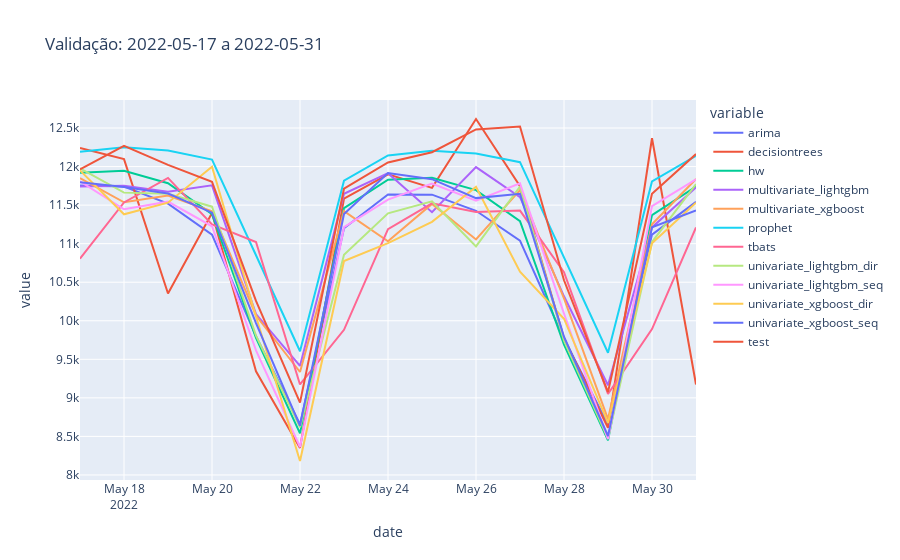

The notebook cell this image was saved under:
### Code cell
# plot using plotly express
df3 = df2.reset_index().melt(id_vars = "date")
px.line(df3, x = "date", y = "value", color= "variable", title=f"Validação: {date_init} a {date_end}")

### Figure 1 — Plotly figure (JSON) as saved in the notebook; plotly's stock layout.template omitted (floating-point values rounded to 4 significant figures)
{"data": [{"hovertemplate": "variable=arima<br>date=%{x}<br>value=%{y}<extra></extra>", "legendgroup": "arima", "line": {"color": "#636efa", "dash": "solid"}, "marker": {"symbol": "circle"}, "mode": "lines", "name": "arima", "orientation": "v", "showlegend": true, "type": "scatter", "x": ["2022-05-17", "2022-05-18", "2022-05-19", "2022-05-20", "2022-05-21", "2022-05-22", "2022-05-23", "2022-05-24", "2022-05-25", "2022-05-26", "2022-05-27", "2022-05-28", "2022-05-29", "2022-05-30", "2022-05-31"], "xaxis": "x", "y": [11750.0, 11740.0, 11520.0, 11120.0, 9799.0, 8657.0, 11200.0, 11640.0, 11640.0, 11430.0, 11040.0, 9763.0, 8655.0, 11120.0, 11540.0], "yaxis": "y"}, {"hovertemplate": "variable=decisiontrees<br>date=%{x}<br>value=%{y}<extra></extra>", "legendgroup": "decisiontrees", "line": {"color": "#EF553B", "dash": "solid"}, "marker": {"symbol": "circle"}, "mode": "lines", "name": "decisiontrees", "orientation": "v", "showlegend": true, "type": "scatter", "x": ["2022-05-17", "2022-05-18", "2022-05-19", "2022-05-20", "2022-05-21", "2022-05-22", "2022-05-23", "2022-05-24", "2022-05-25", "2022-05-26", "2022-05-27", "2022-05-28", "2022-05-29", "2022-05-30", "2022-05-31"], "xaxis": "x", "y": [12240.0, 12100.0, 10350.0, 11400.0, 9344.0, 8350.0, 11580.0, 11900.0, 11720.0, 12620.0, 11740.0, 9773.0, 8612.0, 12370.0, 9173.0], "yaxis": "y"}, {"hovertemplate": "variable=hw<br>date=%{x}<br>value=%{y}<extra></extra>", "legendgroup": "hw", "line": {"color": "#00cc96", "dash": "solid"}, "marker": {"symbol": "circle"}, "mode": "lines", "name": "hw", "orientation": "v", "showlegend": true, "type": "scatter", "x": ["2022-05-17", "2022-05-18", "2022-05-19", "2022-05-20", "2022-05-21", "2022-05-22", "2022-05-23", "2022-05-24", "2022-05-25", "2022-05-26", "2022-05-27", "2022-05-28", "2022-05-29", "2022-05-30", "2022-05-31"], "xaxis": "x", "y": [11920.0, 11950.0, 11780.0, 11380.0, 9779.0, 8539.0, 11460.0, 11830.0, 11860.0, 11690.0, 11290.0, 9689.0, 8449.0, 11370.0, 11740.0], "yaxis": "y"}, {"hovertemplate": "variable=multivariate_lightgbm<br>date=%{x}<br>value=%{y}<extra></extra>", "legendgroup": "multivariate_lightgbm", "line": {"color": "#ab63fa", "dash": "solid"}, "marker": {"symbol": "circle"}, "mode": "lines", "name": "multivariate_lightgbm", "orientation": "v", "showlegend": true, "type": "scatter", "x": ["2022-05-17", "2022-05-18", "2022-05-19", "2022-05-20", "2022-05-21", "2022-05-22", "2022-05-23", "2022-05-24", "2022-05-25", "2022-05-26", "2022-05-27", "2022-05-28", "2022-05-29", "2022-05-30", "2022-05-31"], "xaxis": "x", "y": [11740.0, 11750.0, 11670.0, 11760.0, 10090.0, 9414.0, 11650.0, 11910.0, 11410.0, 11990.0, 11600.0, 10320.0, 9164.0, 11210.0, 11730.0], "yaxis": "y"}, {"hovertemplate": "variable=multivariate_xgboost<br>date=%{x}<br>value=%{y}<extra></extra>", "legendgroup": "multivariate_xgboost", "line": {"color": "#FFA15A", "dash": "solid"}, "marker": {"symbol": "circle"}, "mode": "lines", "name": "multivariate_xgboost", "orientation": "v", "showlegend": true, "type": "scatter", "x": ["2022-05-17", "2022-05-18", "2022-05-19", "2022-05-20", "2022-05-21", "2022-05-22", "2022-05-23", "2022-05-24", "2022-05-25", "2022-05-26", "2022-05-27", "2022-05-28", "2022-05-29", "2022-05-30", "2022-05-31"], "xaxis": "x", "y": [11850.0, 11540.0, 11630.0, 11420.0, 10070.0, 9335.0, 11420.0, 11030.0, 11520.0, 11050.0, 11690.0, 10290.0, 8725.0, 11250.0, 11840.0], "yaxis": "y"}, {"hovertemplate": "variable=prophet<br>date=%{x}<br>value=%{y}<extra></extra>", "legendgroup": "prophet", "line": {"color": "#19d3f3", "dash": "solid"}, "marker": {"symbol": "circle"}, "mode": "lines", "name": "prophet", "orientation": "v", "showlegend": true, "type": "scatter", "x": ["2022-05-17", "2022-05-18", "2022-05-19", "2022-05-20", "2022-05-21", "2022-05-22", "2022-05-23", "2022-05-24", "2022-05-25", "2022-05-26", "2022-05-27", "2022-05-28", "2022-05-29", "2022-05-30", "2022-05-31"], "xaxis": "x", "y": [12190.0, 12250.0, 12210.0, 12090.0, 10850.0, 9604.0, 11820.0, 12140.0, 12210.0, 12170.0, 12060.0, 10820.0, 9585.0, 11810.0, 12140.0], "yaxis": "y"}, {"hovertemplate": "variable=tbats<br>date=%{x}<br>value=%{y}<extra></extra>", "legendgroup": "tbats", "line": {"color": "#FF6692", "dash": "solid"}, "marker": {"symbol": "circle"}, "mode": "lines", "name": "tbats", "orientation": "v", "showlegend": true, "type": "scatter", "x": ["2022-05-17", "2022-05-18", "2022-05-19", "2022-05-20", "2022-05-21", "2022-05-22", "2022-05-23", "2022-05-24", "2022-05-25", "2022-05-26", "2022-05-27", "2022-05-28", "2022-05-29", "2022-05-30", "2022-05-31"], "xaxis": "x", "y": [10810.0, 11530.0, 11850.0, 11250.0, 11020.0, 9174.0, 9882.0, 11190.0, 11520.0, 11410.0, 11430.0, 10630.0, 9051.0, 9893.0, 11210.0], "yaxis": "y"}, {"hovertemplate": "variable=univariate_lightgbm_dir<br>date=%{x}<br>value=%{y}<extra></extra>", "legendgroup": "univariate_lightgbm_dir", "line": {"color": "#B6E880", "dash": "solid"}, "marker": {"symbol": "circle"}, "mode": "lines", "name": "univariate_lightgbm_dir", "orientation": "v", "showlegend": true, "type": "scatter", "x": ["2022-05-17", "2022-05-18", "2022-05-19", "2022-05-20", "2022-05-21", "2022-05-22", "2022-05-23", "2022-05-24", "2022-05-25", "2022-05-26", "2022-05-27", "2022-05-28", "2022-05-29", "2022-05-30", "2022-05-31"], "xaxis": "x", "y": [11980.0, 11660.0, 11650.0, 11480.0, 9808.0, 8618.0, 10860.0, 11390.0, 11550.0, 10960.0, 11740.0, 9743.0, 8471.0, 11020.0, 11770.0], "yaxis": "y"}, {"hovertemplate": "variable=univariate_lightgbm_seq<br>date=%{x}<br>value=%{y}<extra></extra>", "legendgroup": "univariate_lightgbm_seq", "line": {"color": "#FF97FF", "dash": "solid"}, "marker": {"symbol": "circle"}, "mode": "lines", "name": "univariate_lightgbm_seq", "orientation": "v", "showlegend": true, "type": "scatter", "x": ["2022-05-17", "2022-05-18", "2022-05-19", "2022-05-20", "2022-05-21", "2022-05-22", "2022-05-23", "2022-05-24", "2022-05-25", "2022-05-26", "2022-05-27", "2022-05-28", "2022-05-29", "2022-05-30", "2022-05-31"], "xaxis": "x", "y": [11810.0, 11450.0, 11550.0, 11230.0, 9615.0, 8363.0, 11210.0, 11570.0, 11780.0, 11560.0, 11780.0, 10090.0, 8465.0, 11490.0, 11830.0], "yaxis": "y"}, {"hovertemplate": "variable=univariate_xgboost_dir<br>date=%{x}<br>value=%{y}<extra></extra>", "legendgroup": "univariate_xgboost_dir", "line": {"color": "#FECB52", "dash": "solid"}, "marker": {"symbol": "circle"}, "mode": "lines", "name": "univariate_xgboost_dir", "orientation": "v", "showlegend": true, "type": "scatter", "x": ["2022-05-17", "2022-05-18", "2022-05-19", "2022-05-20", "2022-05-21", "2022-05-22", "2022-05-23", "2022-05-24", "2022-05-25", "2022-05-26", "2022-05-27", "2022-05-28", "2022-05-29", "2022-05-30", "2022-05-31"], "xaxis": "x", "y": [11950.0, 11380.0, 11530.0, 12000.0, 10050.0, 8181.0, 10780.0, 11010.0, 11280.0, 11740.0, 10640.0, 10030.0, 8674.0, 11000.0, 11530.0], "yaxis": "y"}, {"hovertemplate": "variable=univariate_xgboost_seq<br>date=%{x}<br>value=%{y}<extra></extra>", "legendgroup": "univariate_xgboost_seq", "line": {"color": "#636efa", "dash": "solid"}, "marker": {"symbol": "circle"}, "mode": "lines", "name": "univariate_xgboost_seq", "orientation": "v", "showlegend": true, "type": "scatter", "x": ["2022-05-17", "2022-05-18", "2022-05-19", "2022-05-20", "2022-05-21", "2022-05-22", "2022-05-23", "2022-05-24", "2022-05-25", "2022-05-26", "2022-05-27", "2022-05-28", "2022-05-29", "2022-05-30", "2022-05-31"], "xaxis": "x", "y": [11800.0, 11730.0, 11650.0, 11400.0, 9970.0, 8637.0, 11380.0, 11920.0, 11840.0, 11590.0, 11650.0, 9792.0, 8505.0, 11210.0, 11430.0], "yaxis": "y"}, {"hovertemplate": "variable=test<br>date=%{x}<br>value=%{y}<extra></extra>", "legendgroup": "test", "line": {"color": "#EF553B", "dash": "solid"}, "marker": {"symbol": "circle"}, "mode": "lines", "name": "test", "orientation": "v", "showlegend": true, "type": "scatter", "x": ["2022-05-17", "2022-05-18", "2022-05-19", "2022-05-20", "2022-05-21", "2022-05-22", "2022-05-23", "2022-05-24", "2022-05-25", "2022-05-26", "2022-05-27", "2022-05-28", "2022-05-29", "2022-05-30", "2022-05-31"], "xaxis": "x", "y": [11960.0, 12270.0, 12020.0, 11800.0, 10260.0, 8939.0, 11710.0, 12050.0, 12190.0, 12480.0, 12520.0, 10530.0, 9074.0, 11650.0, 12160.0], "yaxis": "y"}], "layout": {"legend": {"title": {"text": "variable"}, "tracegroupgap": 0}, "title": {"text": "Validação: 2022-05-17 a 2022-05-31"}, "xaxis": {"anchor": "y", "domain": [0, 1], "title": {"text": "date"}}, "yaxis": {"anchor": "x", "domain": [0, 1], "title": {"text": "value"}}}}
